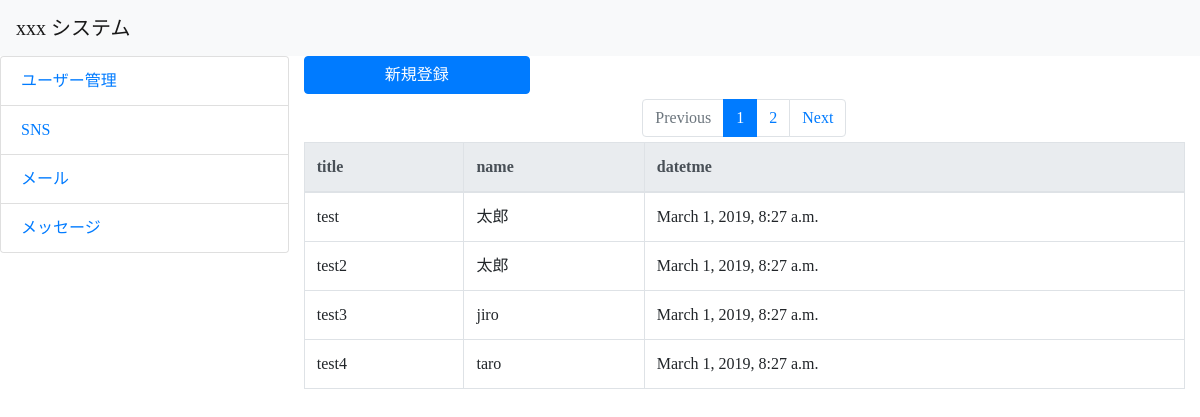
The page /hello/message on the database as committed earlier.
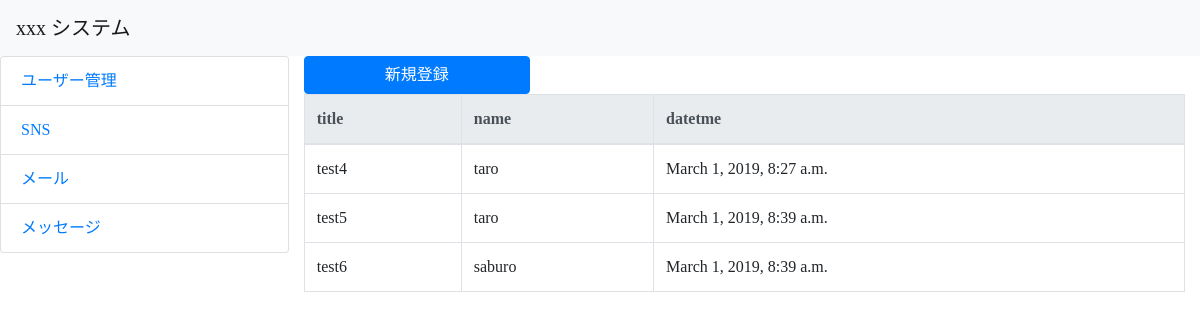
The same page on the database as committed later.
### hello/models.py (models this page shows, shortened)
class Message(models.Model):
    friend = models.ForeignKey(Friend, on_delete = models.CASCADE)
    title = models.CharField(max_length=100)
    content = models.CharField(max_length=300)
    pub_date = models.DateTimeField(auto_now_add=True)
    class Meta:
        ordering = ('pub_date', )

class Friend(models.Model):
    name = models.CharField(max_length=100)
    mail = models.EmailField(max_length=200)
    gender = models.BooleanField()
    age = models.IntegerField(validators=[ \
          MinValueValidator(0), \
          MaxValueValidator(150)])
    birthday = models.DateField()

### hello/views.py (the view)
# urls.py: path('message', views.MessageListView.as_view(), name = 'message'),
class MessageListView(ListView):
    model = Message
    template_name = 'hello/message.html'
    paginate_by = 4
    def get_context_data(self, **kwargs):
        context = super().get_context_data(**kwargs)
        context["title"] = "メッセージ一覧画面"
        return context

### hello/templates/hello/message.html
{% extends "layout.html" %}
{% block content %}
<input
    class="btn btn-primary"
    onclick="location.href='{% url 'hello:message:create' %}'"
    value="新規登録">
{% include 'includes/pagination.html' %}
<table class="table table-condensed table-bordered table-hover">
    <thead class="thead-light">
        <tr class="active">
            <th>title</th>
            <th>name</th>
            <th>datetme</th>
        </tr>
    </thead>
    <tbody>
        {% for item in object_list %}
            <tr>
                <td>{{item.title}}</td>
                <td>{{item.friend.name}}</td>
                <td>{{item.pub_date}}</td>
            </tr>
        {% endfor %}
    </tbody>
</table>
{% endblock %}

Rows that differ between the two databases and show on the page:
removed Message: title "test", friend.name "太郎", pub_date "March 1, 2019, 8:27 a.m."
removed Message: title "test2", friend.name "太郎", pub_date "March 1, 2019, 8:27 a.m."
removed Message: title "test3", friend.name "jiro", pub_date "March 1, 2019, 8:27 a.m."
now on this page (row unchanged): Message: title "test5", friend.name "taro", pub_date "March 1, 2019, 8:39 a.m."
now on this page (row unchanged): Message: title "test6", friend.name "saburo", pub_date "March 1, 2019, 8:39 a.m."
Other text that changed with them:
text no longer shown: "Previous Next"
list line gone: "1"
list line gone: "2"
